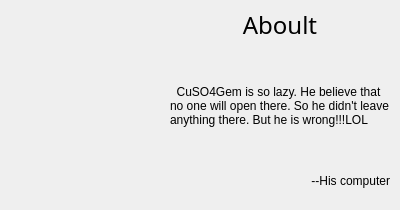
<?xml version="1.0" encoding="UTF-8"?>
<ui version="4.0">
 <class>aboultDlg</class>
 <widget class="QDialog" name="aboultDlg">
  <property name="geometry">
   <rect>
    <x>0</x>
    <y>0</y>
    <width>400</width>
    <height>210</height>
   </rect>
  </property>
  <property name="windowTitle">
   <string>Dialog</string>
  </property>
  <widget class="QLabel" name="label">
   <property name="geometry">
    <rect>
     <x>10</x>
     <y>70</y>
     <width>128</width>
     <height>128</height>
    </rect>
   </property>
   <property name="text">
    <string/>
   </property>
   <property name="pixmap">
    <pixmap resource="img/img.qrc">:/icon/mainIcon.png</pixmap>
   </property>
   <property name="scaledContents">
    <bool>true</bool>
   </property>
  </widget>
  <widget class="QLabel" name="cloudLab">
   <property name="geometry">
    <rect>
     <x>90</x>
     <y>10</y>
     <width>50</width>
     <height>50</height>
    </rect>
   </property>
   <property name="whatsThis">
    <string/>
   </property>
   <property name="text">
    <string/>
   </property>
   <property name="pixmap">
    <pixmap resource="img/img.qrc">:/img/cloud.png</pixmap>
   </property>
   <property name="scaledContents">
    <bool>true</bool>
   </property>
  </widget>
  <widget class="QLabel" name="dcloudLab">
   <property name="geometry">
    <rect>
     <x>10</x>
     <y>10</y>
     <width>50</width>
     <height>50</height>
    </rect>
   </property>
   <property name="whatsThis">
    <string/>
   </property>
   <property name="text">
    <string/>
   </property>
   <property name="pixmap">
    <pixmap resource="img/img.qrc">:/img/dcloud.png</pixmap>
   </property>
   <property name="scaledContents">
    <bool>true</bool>
   </property>
  </widget>
  <widget class="QLabel" name="label_2">
   <property name="geometry">
    <rect>
     <x>170</x>
     <y>60</y>
     <width>220</width>
     <height>91</height>
    </rect>
   </property>
   <property name="text">
    <string>  CuSO4Gem is so lazy. He believe that no one will open there. So he didn't leave anything there. But he is wrong!!!LOL </string>
   </property>
   <property name="scaledContents">
    <bool>false</bool>
   </property>
   <property name="wordWrap">
    <bool>true</bool>
   </property>
  </widget>
  <widget class="QLabel" name="label_3">
   <property name="geometry">
    <rect>
     <x>170</x>
     <y>170</y>
     <width>220</width>
     <height>21</height>
    </rect>
   </property>
   <property name="contextMenuPolicy">
    <enum>Qt::PreventContextMenu</enum>
   </property>
   <property name="layoutDirection">
    <enum>Qt::LeftToRight</enum>
   </property>
   <property name="text">
    <string>--His computer</string>
   </property>
   <property name="alignment">
    <set>Qt::AlignRight|Qt::AlignTrailing|Qt::AlignVCenter</set>
   </property>
  </widget>
  <widget class="QLabel" name="label_4">
   <property name="geometry">
    <rect>
     <x>170</x>
     <y>10</y>
     <width>220</width>
     <height>30</height>
    </rect>
   </property>
   <property name="font">
    <font>
     <family>SimSun-ExtB</family>
     <pointsize>18</pointsize>
    </font>
   </property>
   <property name="text">
    <string>Aboult</string>
   </property>
   <property name="alignment">
    <set>Qt::AlignCenter</set>
   </property>
  </widget>
 </widget>
 <resources>
  <include location="img/img.qrc"/>
 </resources>
 <connections/>
</ui>
